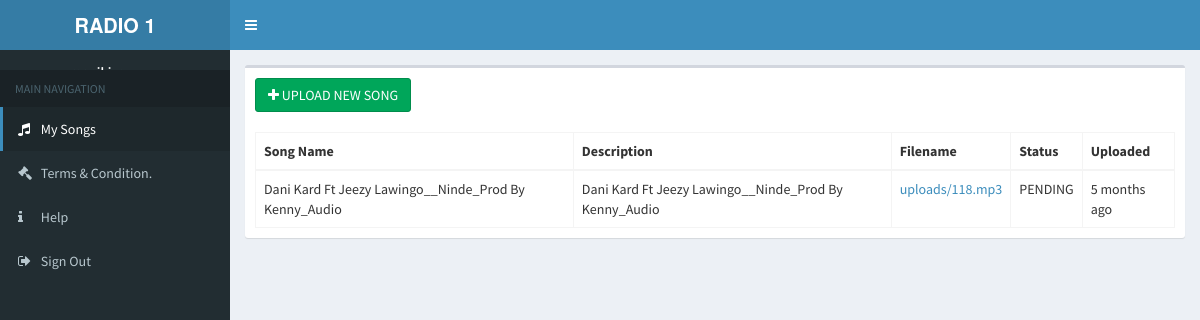
The app's page / (signed in) with its own data.
### tables this page shows
CREATE TABLE `audio_files` (
  `file_id` int(11) NOT NULL,
  `user_id` int(255) NOT NULL,
  `title` varchar(1024) NOT NULL,
  `file_name` varchar(1024) NOT NULL,
  `duration` varchar(50) NOT NULL,
  `category` varchar(255) NOT NULL,
  `description` text NOT NULL,
  `type` varchar(255) NOT NULL,
  `error` varchar(10) NOT NULL,
  `status` varchar(50) NOT NULL,
  `regDate` timestamp NOT NULL DEFAULT CURRENT_TIMESTAMP
);

### core/Songs.core.php (called while the page is built, shortened)
<?php
include_once 'Query.php';
class Songs extends Query{
	public function getMySongs($user_id){
		global $con;
		$query="SELECT * FROM audio_files
				WHERE user_id=\"$user_id\"
				ORDER BY file_id DESC";
		$result=$this->select($con,$query);
		return $result;
	}
}
$songs=new Songs();
?>

### core/Query.php (called while the page is built, shortened)
<?php
class Query{
	public function select($con,$query){
		$query=mysqli_query($con,$query);
		$result=array();
		if($query){
			while($data=mysqli_fetch_assoc($query)){
				$result[]=$data;
			}
		}else{
			die(mysqli_error($con));
		}
		return $result;
	}
}
?>

### includes/Functions.inc.php (called while the page is built, shortened)
<?php
class Validate{
public function formatDate($datetime, $full = false) {
    $now = new DateTime;
    $ago = new DateTime($datetime);
    $diff = $now->diff($ago);
    $diff->w = floor($diff->d / 7);
    $diff->d -= $diff->w * 7;
    $string = array(
        'y' => 'year',
        'm' => 'month',
        'w' => 'week',
        'd' => 'day',
        'h' => 'hour',
        'i' => 'minute',
        's' => 'second',
    );
    foreach ($string as $k => &$v) {
        if ($diff->$k) {
            $v = $diff->$k . ' ' . $v . ($diff->$k > 1 ? 's' : '');
        } else {
            unset($string[$k]);
        }
    }
    if (!$full) $string = array_slice($string, 0, 1);
    return $string ? implode(', ', $string) . ' ago' : 'just now';
}
}
$function=new Validate();
?>

### views/seller/songs.php (the view, shortened to what this page needs)
<?php
$song_list=$songs->getMySongs($_SESSION['user_id']);
?>
    <section class="content">
      <div class="row">
        <div class="col-xs-12">
          <div class="box">
            <div class="box-header">
              <button class="btn btn-success" data-toggle="modal" data-target="#modal-default">
              <i class="fa fa-plus"></i> UPLOAD NEW SONG
            </button>
            </div>
        <div class="box-body">
          <table id="example2" class="table table-bordered table-hover">
            <thead>
            <tr>
              <th>Song Name</th>
              <th>Description</th>
              <th>Filename</th>
              <th>Status</th>
              <th>Uploaded</th>
            </tr>
            </thead>
            <tbody>
              <?php
              if(count($song_list)>0){
                foreach ($song_list as $key => $value) {
                  ?>
                  <tr>
                    <td>
                      <?php echo $value['title']; ?>
                    </td>
                    <td>
                      <?php echo $value['description']; ?>
                    </td>
                    <td>
                      <a href="<?php echo $value['file_name']; ?>" target="_blank">
                        <?php echo $value['file_name']; ?>
                      </a>
                    </td>
                    <td>
                      <?php echo $value['status']; ?>
                    </td>
                    <td>
                      <?php echo $function->formatDate($value['regDate']); ?>
                    </td>
                  </tr>
                  <?php
                }
              }
              ?>
            </tbody>
          </table>
        </div>
                      </div>
                    </div>
                  </div>
    </section>

### records on screen
audio_files: title "Dani Kard Ft Jeezy Lawingo__Ninde_Prod By Kenny_Audio", description "Dani Kard Ft Jeezy Lawingo__Ninde_Prod By Kenny_Audio", file_name "uploads/118.mp3", status "PENDING", regDate "5 months ago"
